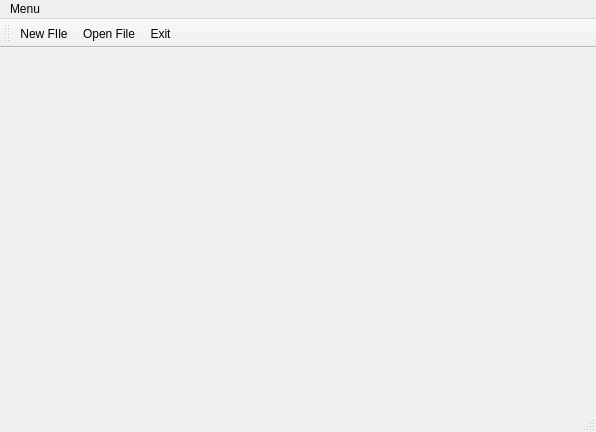
<?xml version="1.0" encoding="UTF-8"?>
<ui version="4.0">
 <class>MainWindow</class>
 <widget class="QMainWindow" name="MainWindow">
  <property name="geometry">
   <rect>
    <x>0</x>
    <y>0</y>
    <width>596</width>
    <height>432</height>
   </rect>
  </property>
  <property name="windowTitle">
   <string>MainWindow</string>
  </property>
  <widget class="QWidget" name="centralwidget"/>
  <widget class="QMenuBar" name="menubar">
   <property name="geometry">
    <rect>
     <x>0</x>
     <y>0</y>
     <width>596</width>
     <height>25</height>
    </rect>
   </property>
   <widget class="QMenu" name="menuMenu">
    <property name="title">
     <string>Menu</string>
    </property>
    <addaction name="actionNew_FIle"/>
    <addaction name="actionOpen_File"/>
    <addaction name="actionExit"/>
   </widget>
   <addaction name="menuMenu"/>
  </widget>
  <widget class="QStatusBar" name="statusbar"/>
  <widget class="QToolBar" name="toolBar">
   <property name="windowTitle">
    <string>toolBar</string>
   </property>
   <attribute name="toolBarArea">
    <enum>TopToolBarArea</enum>
   </attribute>
   <attribute name="toolBarBreak">
    <bool>false</bool>
   </attribute>
   <addaction name="actionNew_FIle"/>
   <addaction name="actionOpen_File"/>
   <addaction name="actionExit"/>
  </widget>
  <action name="actionNew_FIle">
   <property name="icon">
    <iconset theme="document-new"/>
   </property>
   <property name="text">
    <string>New FIle</string>
   </property>
  </action>
  <action name="actionOpen_File">
   <property name="icon">
    <iconset theme="document-open"/>
   </property>
   <property name="text">
    <string>Open File</string>
   </property>
  </action>
  <action name="actionExit">
   <property name="icon">
    <iconset theme="application-exit"/>
   </property>
   <property name="text">
    <string>Exit</string>
   </property>
  </action>
 </widget>
 <resources/>
 <connections/>
</ui>
